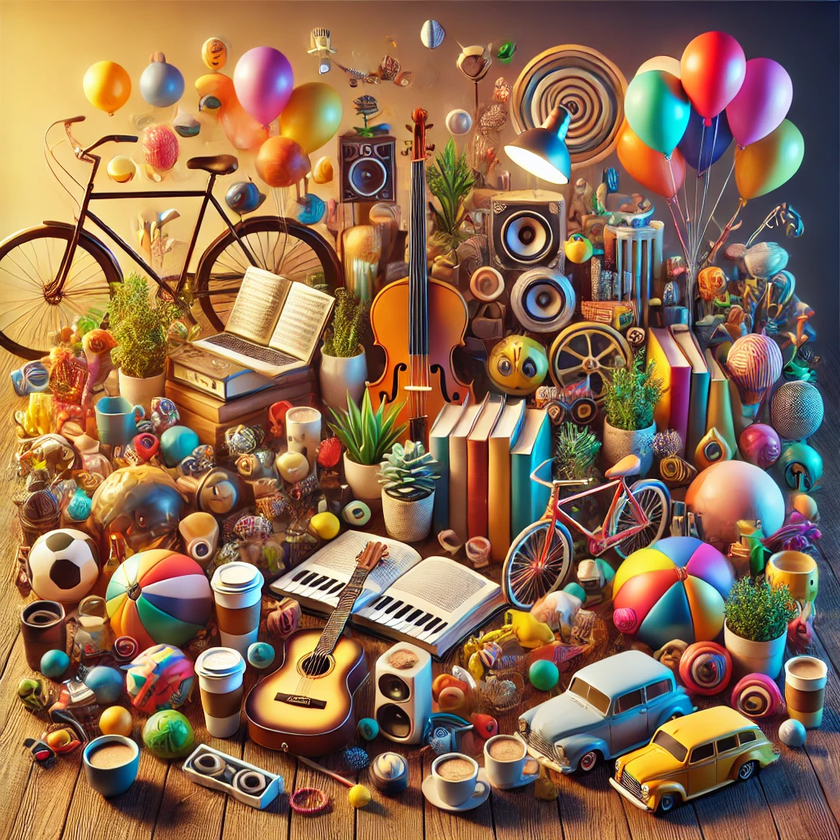
#> input picture DIP LAB FINAL/main.png, 840 x 840 px, shrunk from 1024 x 1024 before the run
$ jupyter execute template_matching.ipynb
#> lines starting #> are read from the running program, lines starting #| are printed output that depends on the picture; after the words box and inside, x2 and y2 are one past the last pixel; in counts of white or black regions, pixels touching at a corner belong together; long printed decimals are rounded
[cell 1]
# https://youtu.be/cDP_4VbC_sE
"""
Locating objects in large images using template matching

Need a source image and a template image.
The template image T is slided over the source image (as in 2D convolution),
and the program tries to find matches using statistics.
Several comparison methods are implemented in OpenCV.
It returns a grayscale image, where each pixel denotes how much does the
neighbourhood of that pixel match with template.

Once you get the result, you can use cv2.minMaxLoc() function
to find where is the maximum/minimum value.
Take it as the top-left corner of the rectangle and take (w,h) as
width and height of the rectangle.
That rectangle can be drawn on the region of matched template.

If the template image is larger than its size in the large image, we can perfrom
the same exercise by resizing the template image to multiple sizes.
We can then extract the match with best score.
"""
### Template matching, single object in an image.


import cv2
import numpy as np
from matplotlib import pyplot as plt

img_rgb = cv2.imread('main.png',0)  #Large image
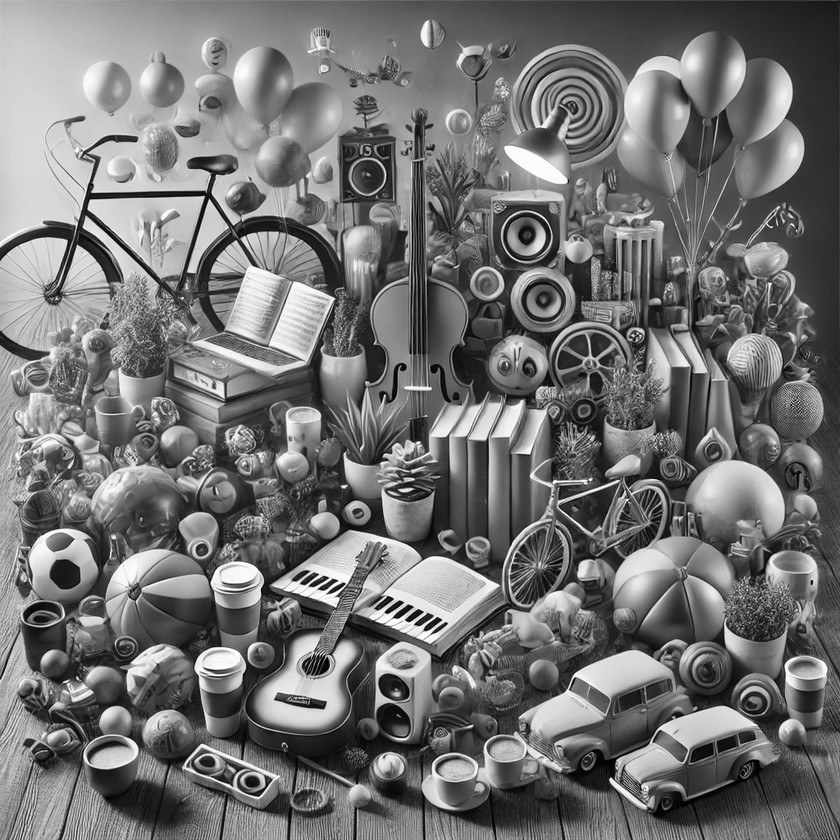
#> img_rgb: shape (840, 840); min 0, max 255, mean 114.6
plt.figure(figsize=(20,10))
plt.subplot(1,3,1)
plt.imshow(img_rgb,cmap='gray')
plt.axis('off')

template = cv2.imread('template.png', 0)  #Small image (template)
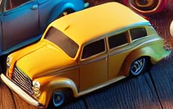
#> input picture DIP LAB FINAL/template.png, 173 x 109 px, shrunk from 211 x 133 before the run
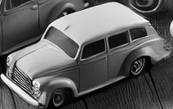
#> template: shape (109, 173); min 0, max 254, mean 94.6
h, w = template.shape[::]
#> h = 109; w = 173

#methods available: ['cv2.TM_CCOEFF', 'cv2.TM_CCOEFF_NORMED', 'cv2.TM_CCORR',
#            'cv2.TM_CCORR_NORMED', 'cv2.TM_SQDIFF', 'cv2.TM_SQDIFF_NORMED']

res = cv2.matchTemplate(img_rgb, template, cv2.TM_CCOEFF_NORMED)
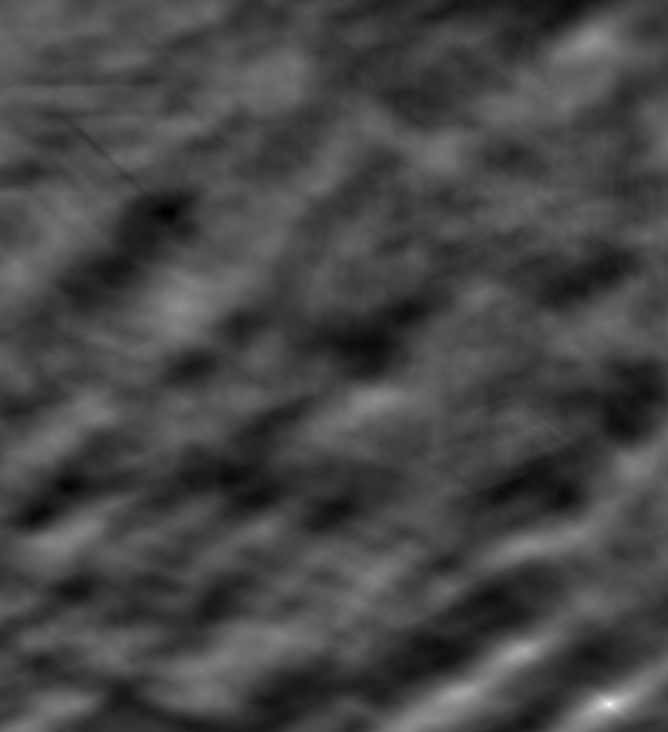
#> res: shape (732, 668) float32; min -0.36, max 0.992, mean 0.0167; drawn with min black and max white
# For TM_SQDIFF, Good match yields minimum value; bad match yields large values
# For all others it is exactly opposite, max value = good fit.
plt.subplot(1,3,2)
plt.imshow(res,cmap='gray')
plt.axis('off')

min_val, max_val, min_loc, max_loc = cv2.minMaxLoc(res)
#> min_val = -0.36; max_val = 0.992; min_loc = (166, 212); max_loc = (609, 704)

top_left = max_loc  #Change to max_loc for all except for TM_SQDIFF
#> top_left = (609, 704)
bottom_right = (top_left[0] + w, top_left[1] + h)
#> bottom_right = (782, 813)

cv2.rectangle(img_rgb, top_left, bottom_right, (0, 0, 0), 2)  #Red rectangle with thickness 2.
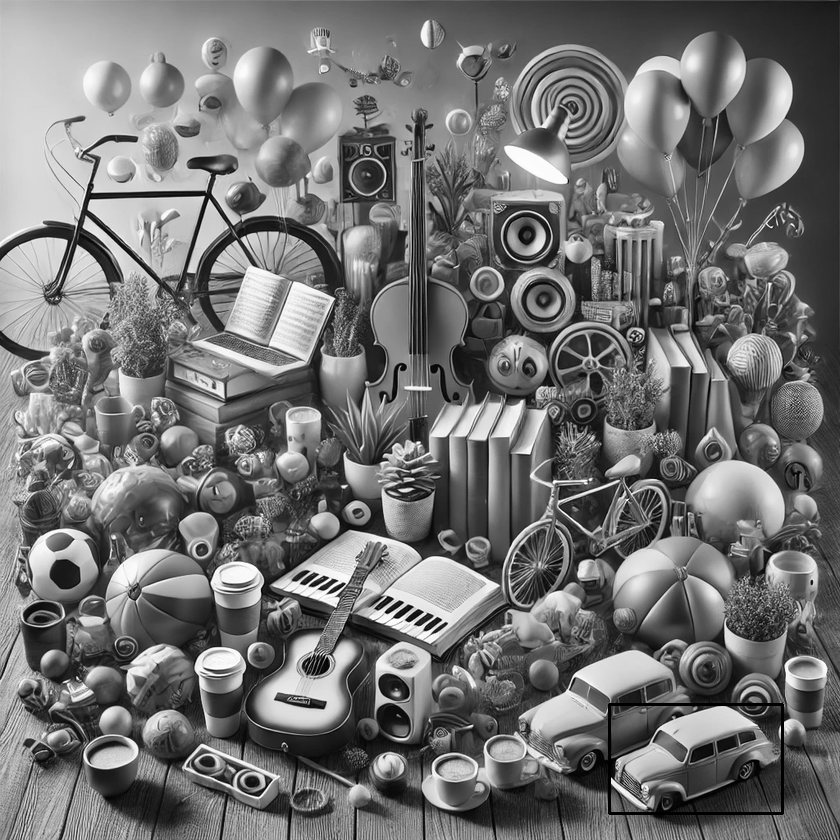
#> img_rgb: shape (840, 840); 0.24% of pixels changed, all inside (x1, y1, x2, y2) = (608, 703, 784, 815)
plt.subplot(1,3,3)
#cv2.imwrite('matched.jpg', img_rgb)
plt.imshow(img_rgb,cmap='gray')

plt.show()

[cell 2]
import cv2
import numpy as np
import matplotlib.pyplot as plt

img = cv2.imread('main.png',cv2.IMREAD_GRAYSCALE)
template = cv2.imread("template.png",cv2.IMREAD_GRAYSCALE)


result = cv2.matchTemplate(img,template,cv2.TM_CCORR_NORMED)
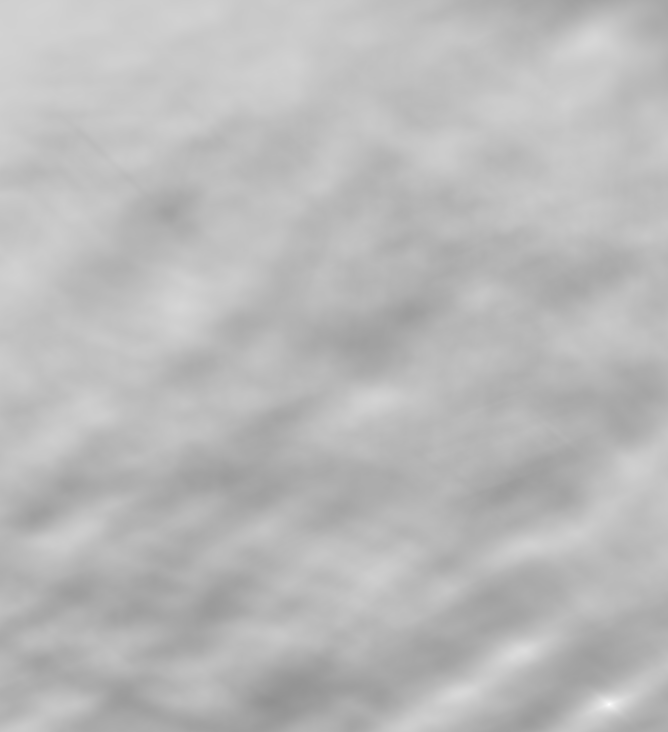
#> result: shape (732, 668) float32; min 0.567, max 0.997, mean 0.73
result
plt.imshow(result,cmap='gray')
min,max,min_loc,max_loc=cv2.minMaxLoc(result)
#> min = 0.567; max = 0.997; min_loc = (273, 701)
h = template.shape[0]
w = template.shape[1]
max_loc
cv2.rectangle(img,max_loc,(max_loc[0]+w,max_loc[1]+h),(255,255,255),5)
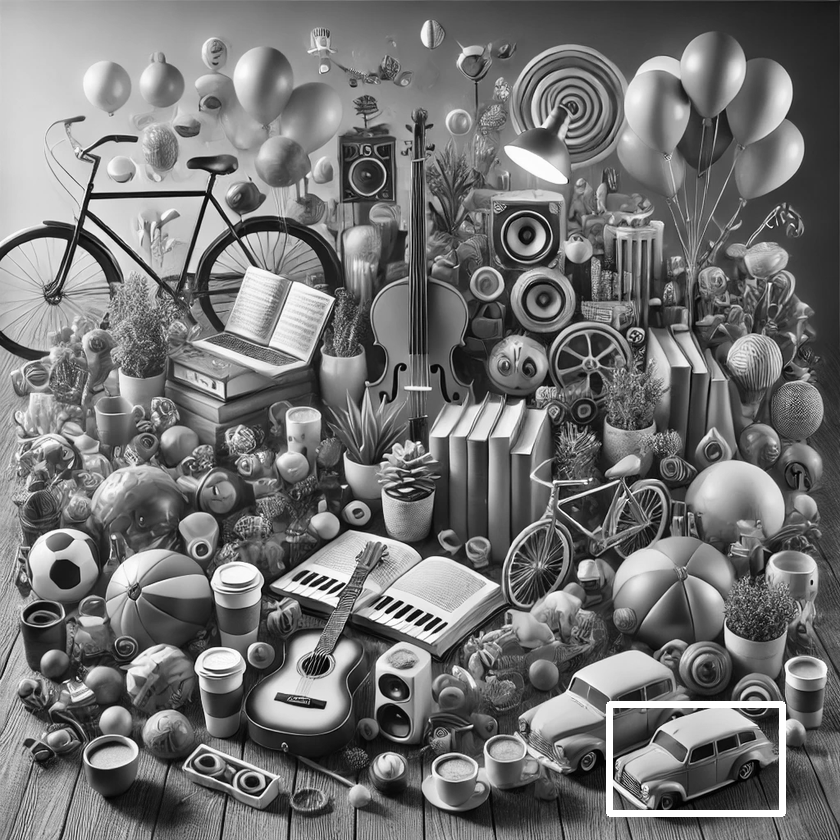
#> img: shape (840, 840); 0.56% of pixels changed, all inside (x1, y1, x2, y2) = (606, 701, 786, 817)

plt.imshow(img,cmap='gray')

[cell 3]
import cv2
import numpy as np

# Load the main image and the template
main_image = cv2.imread('main.png', cv2.IMREAD_GRAYSCALE)
template = cv2.imread('template.png', cv2.IMREAD_GRAYSCALE)
w, h = template.shape[::-1]

# Apply template matching using normalized cross-correlation
result = cv2.matchTemplate(main_image, template, cv2.TM_CCOEFF_NORMED)

# Locate the best match position
min_val, max_val, min_loc, max_loc = cv2.minMaxLoc(result)
#> min_loc = (166, 212)

# Draw a rectangle around the matched region
top_left = max_loc
bottom_right = (top_left[0] + w, top_left[1] + h)
cv2.rectangle(main_image, top_left, bottom_right, 255, 2)
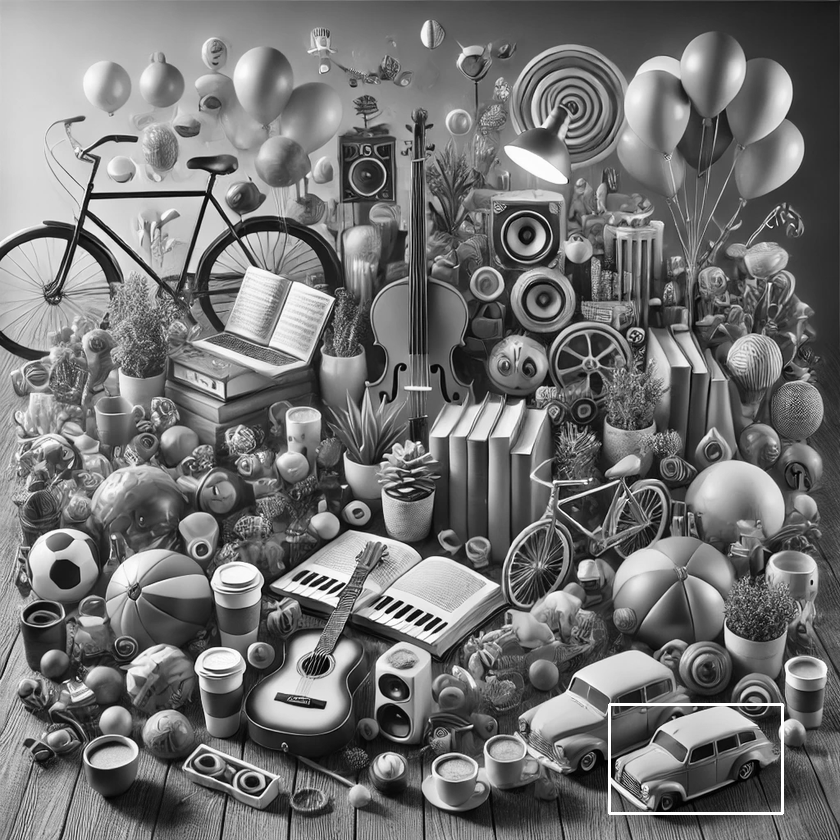
#> main_image: shape (840, 840); 0.24% of pixels changed, all inside (x1, y1, x2, y2) = (608, 703, 784, 815)

# Display the result
plt.imshow(main_image,cmap='gray')
cv2.waitKey(0)
cv2.destroyAllWindows()

[cell 4]
print(min,max,min_val,max_val)
#| 0.5673 0.9975 -0.3599 0.9924

[cell 5]
plt.imshow(result,cmap = "gray")

[cell 6]
template.shape[::-1]
#> Out = (173, 109)

[cell 7]
template.shape
#> Out = (109, 173)
